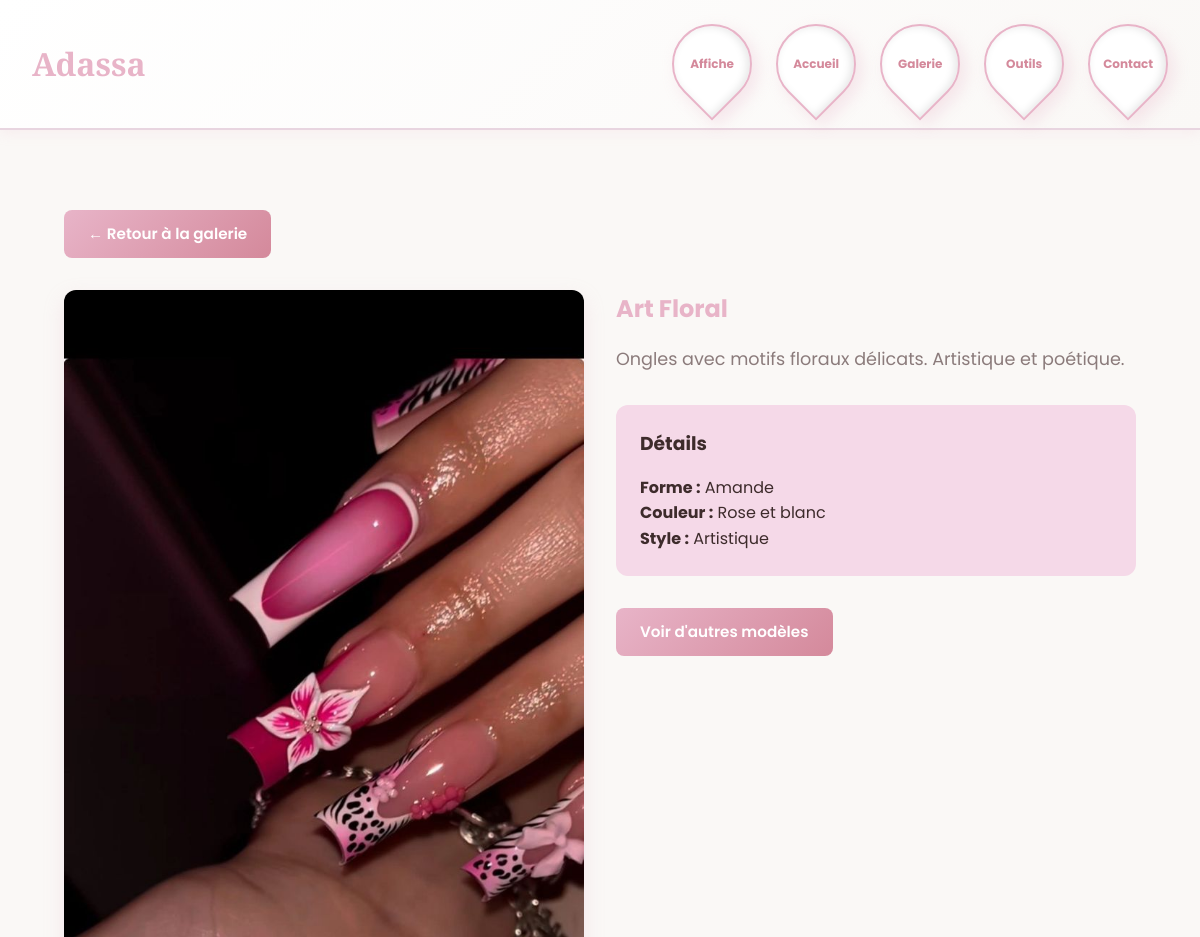
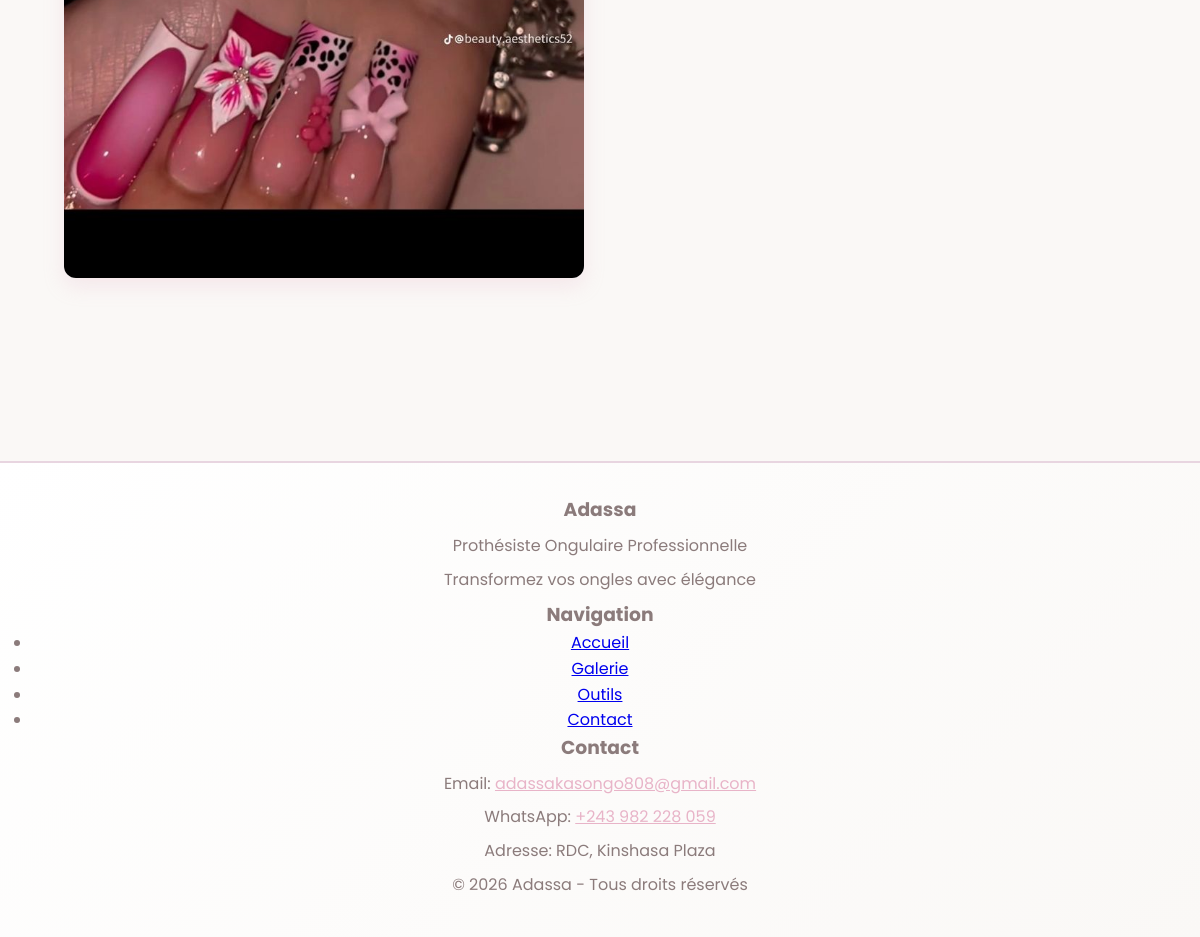
Page /detail.php?id=10 on the committed database (2 pictures, top to bottom).
### tables this page shows
CREATE TABLE IF NOT EXISTS modeles (
    id INT AUTO_INCREMENT PRIMARY KEY,
    nom VARCHAR(100) NOT NULL,
    description TEXT NOT NULL,
    forme VARCHAR(50),
    couleur VARCHAR(100),
    style VARCHAR(50),
    image VARCHAR(255) NOT NULL,
    date_creation TIMESTAMP DEFAULT CURRENT_TIMESTAMP,
    date_modification TIMESTAMP DEFAULT CURRENT_TIMESTAMP ON UPDATE CURRENT_TIMESTAMP
);

### data_fallback.php (called while the page is built, shortened)
<?php
function getModeleById($id) {
    global $conn, $fallback_modeles;
    if ($conn) {
        $id = intval($id);
        $sql = "SELECT * FROM modeles WHERE id = $id";
        $result = $conn->query($sql);
        if ($result && $result->num_rows > 0) {
            return $result->fetch_assoc();
        }
    }
    return null;
}
?>

### detail.php (the view, shortened to what this page needs)
<?php
include 'header.php';
$id = isset($_GET['id']) ? intval($_GET['id']) : 0;
$modele = getModeleById($id);
?>
    <section class="section">
        <a href="galerie.php" class="btn" style="margin-bottom: 2rem;">← Retour à la galerie</a>
        <div style="display: grid; grid-template-columns: 1fr 1fr; gap: 2rem; align-items: start;">
            <div>
                <img src="<?php echo htmlspecialchars($modele['image']); ?>"
                     alt="<?php echo htmlspecialchars($modele['nom']); ?>"
                     style="width: 100%; border-radius: 12px; box-shadow: 0 8px 20px rgba(232, 180, 200, 0.25);">
            </div>
            <div>
                <h1 style="color: var(--color-primary); margin-bottom: 1rem;"><?php echo htmlspecialchars($modele['nom']); ?></h1>
                <p style="font-size: 1.1rem; color: var(--color-text-light); margin-bottom: 2rem;">
                    <?php echo htmlspecialchars($modele['description']); ?>
                </p>
                <div style="background: var(--color-primary-light); padding: 1.5rem; border-radius: 12px; margin-bottom: 2rem;">
                    <h3 style="margin-bottom: 1rem;">Détails</h3>
                    <p><strong>Forme :</strong> <?php echo htmlspecialchars($modele['forme'] ?? 'Non spécifiée'); ?></p>
                    <p><strong>Couleur :</strong> <?php echo htmlspecialchars($modele['couleur'] ?? 'Non spécifiée'); ?></p>
                    <p><strong>Style :</strong> <?php echo htmlspecialchars($modele['style'] ?? 'Non spécifié'); ?></p>
                </div>
                <a href="galerie.php" class="btn">Voir d'autres modèles</a>
            </div>
        </div>
    </section>
<?php
include 'footer.php';
?>

### style.css (style rules this page uses)
* { margin: 0; padding: 0; box-sizing: border-box; }
:root { --color-primary: #E8B4C8; --color-primary-light: #F5D9E8; --color-primary-dark: #D4899B; --color-background: #FAF8F6; --color-text: #3D2B2B; --color-text-light: #8B7B7B; --color-accent: #C4A5B8; --color-border: #E8D5E0; }
html, body { font-family: 'Poppins', sans-serif; color: var(--color-text); background-color: var(--color-background); line-height: 1.6; }
.section { margin-bottom: 3rem; padding: 2rem; border-radius: 12px; }
.btn { display: inline-block; padding: 0.75rem 1.5rem; background: linear-gradient(135deg, var(--color-primary) 0%, var(--color-primary-dark) 100%); color: white; text-decoration: none; border-radius: 8px; font-weight: 600; transition: all 0.3s ease; border: none; cursor: pointer; font-size: 0.95rem; }

### rows in the picture
modeles: image (picture), nom "Art Floral", description "Ongles avec motifs floraux délicats. Artistique et poétique.", forme "Amande", couleur "Rose et blanc", style "Artistique"
